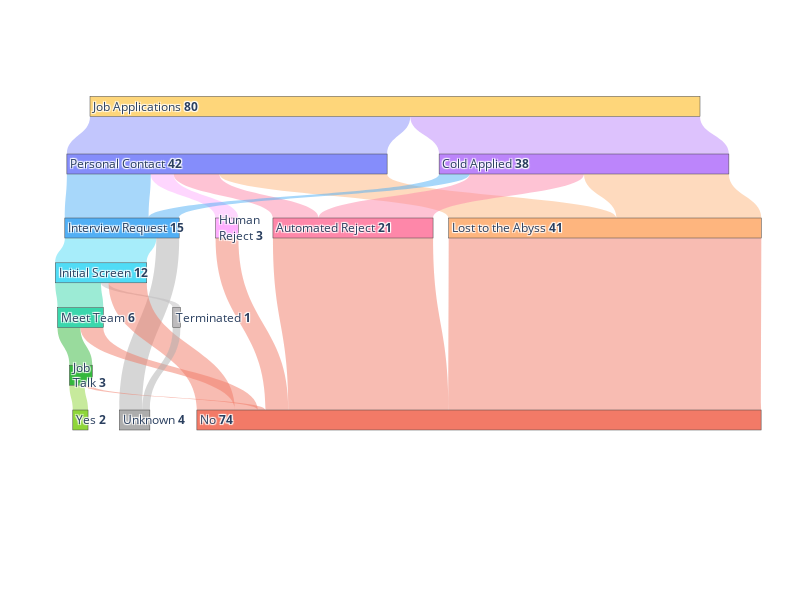

This figure's notebook cell:
### Code cell
fig = go.Figure(go.Sankey(
    #arrangement = "snap",
    node = {
        "label": node_labels,
        "color":[node_color[node_map[x]] for x in node_sort],
        'hovertemplate':'%{value:1f}<extra></extra>',
# 'Job App',
# 'Personal Contact','Cold Applied',
# 'Abyss','Automated Reject','Human Reject','Interview',
# 'Screen','Meet Team','Job Talk','Terminated',
# 'No','Yes','Unknown']

# I didn't like the auto layout view, so I moved them precisely where I liked them, 
        "x": [0.01, 
              0.1, 0.1, 
              0.2, 0.2, 0.2, 0.2,
              0.27, 
              0.34, 0.43, 0.34,
              0.5, 0.5, 0.5,],
        "y": [0.75, 
              0.35, 1.2, 
              1.25, 0.65, 0.35, 0.1,
              0.05, 
              0.001, 0.002, 0.23,
              0.95, 0.001, 0.13,],
        'pad':10},  # 10 Pixels
    link = {
        "source": sdf['source_idx'].values,
        "target": sdf['target_idx'].values,
        "value": sdf['count'].values,
        "color": sdf["target_color"].values,
        #'hovertemplate':'%{source.label} --> %{target.label}: <extra>%{value:1f}</extra>',
        'hovertemplate':'%{value:1f}<extra></extra>',
    },
    orientation = 'v',
    ),
    layout = go.Layout(
        autosize=True,
        width=800,
        height=600,
    )
)

fig.show()

### Figure 1 — Plotly figure (JSON) as saved in the notebook; plotly's stock layout.template omitted (floating-point values rounded to 4 significant figures)
{"data": [{"link": {"color": ["rgba(0.522,0.553,0.984,0.5)", "rgba(0.737,0.522,0.984,0.5)", "rgba(0.996,0.710,0.494,0.5)", "rgba(0.996,0.529,0.663,0.5)", "rgba(0.996,0.678,0.996,0.5)", "rgba(0.318,0.686,0.961,0.5)", "rgba(0.996,0.710,0.494,0.5)", "rgba(0.996,0.529,0.663,0.5)", "rgba(0.318,0.686,0.961,0.5)", "rgba(0.949,0.478,0.404,0.5)", "rgba(0.949,0.478,0.404,0.5)", "rgba(0.949,0.478,0.404,0.5)", "rgba(0.314,0.863,0.965,0.5)", "rgba(0.678,0.678,0.678,0.5)", "rgba(0.227,0.843,0.675,0.5)", "rgba(0.741,0.733,0.741,0.5)", "rgba(0.949,0.478,0.404,0.5)", "rgba(0.204,0.722,0.239,0.5)", "rgba(0.949,0.478,0.404,0.5)", "rgba(0.949,0.478,0.404,0.5)", "rgba(0.561,0.839,0.227,0.5)", "rgba(0.678,0.678,0.678,0.5)"], "hovertemplate": "%{value:1f}<extra></extra>", "source": [0, 0, 1, 1, 1, 1, 2, 2, 2, 3, 4, 5, 6, 6, 7, 7, 7, 8, 8, 9, 9, 10], "target": [1, 2, 3, 4, 5, 6, 3, 4, 6, 11, 11, 11, 7, 13, 8, 10, 11, 9, 11, 11, 12, 13], "value": [42, 38, 22, 6, 3, 11, 19, 15, 4, 41, 21, 3, 12, 3, 6, 1, 5, 3, 3, 1, 2, 1]}, "node": {"color": ["#fed67a", "#858dfb", "#bc85fb", "#FEB57E", "#fe87a9", "#feadfe", "#51AFF5", "#50dcf6", "#3ad7ac", "#34B83D", "#BDBBBD", "#f27a67", "#8FD63A", "#adadad"], "hovertemplate": "%{value:1f}<extra></extra>", "label": ["Job Applications <b>80</b>", "Personal Contact <b>42</b>", "Cold Applied <b>38</b>", "Lost to the Abyss <b>41</b>", "Automated Reject <b>21</b>", "Human<br>Reject <b>3</b>", "Interview Request <b>15</b>", "Initial Screen <b>12</b>", "Meet Team <b>6</b>", "Job<br>Talk <b>3</b>", "Terminated <b>1</b>", "No <b>74</b>", "Yes <b>2</b>", "Unknown <b>4</b>"], "pad": 10, "x": [0.01, 0.1, 0.1, 0.2, 0.2, 0.2, 0.2, 0.27, 0.34, 0.43, 0.34, 0.5, 0.5, 0.5], "y": [0.75, 0.35, 1.2, 1.25, 0.65, 0.35, 0.1, 0.05, 0.001, 0.002, 0.23, 0.95, 0.001, 0.13]}, "orientation": "v", "type": "sankey"}], "layout": {"autosize": true, "height": 600, "width": 800}}
